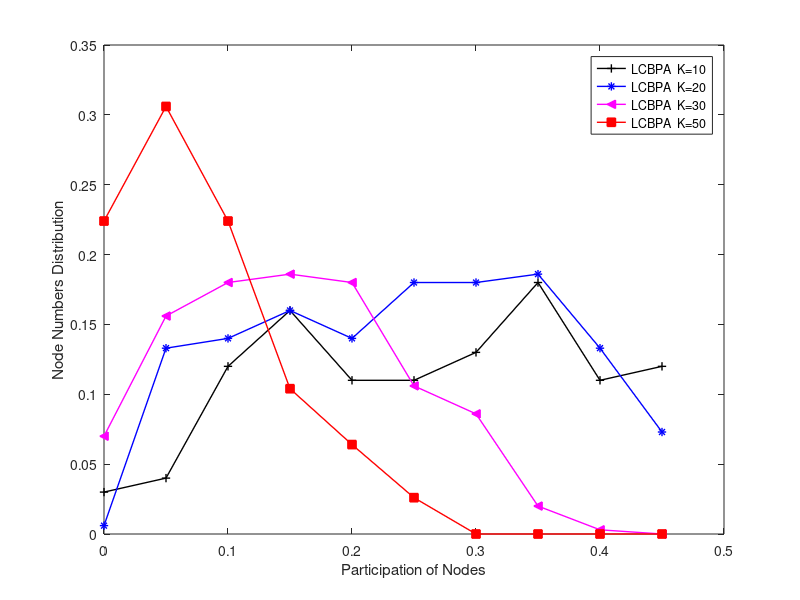

MATLAB code for this plot:
clc;
clear;

x = [0 0.05 0.1 0.15 0.20 0.25 0.30 0.35 0.40 0.45];
y11 = [ 0.03 0.04 0.12 0.16 0.11 0.11 0.13 0.18 0.11 0.12];
y12 = [ 0.03 0.04 0.06 0.11 0.09 0.07 0.05 0.08 0.22 0.23];
y21 = [ 0.006 0.133 0.14 0.16 0.14	0.18 0.18 0.186	0.133 0.073];
y22 = [ 0.033 0.06 0.053 0.08 0.093 0.086 0.146 0.186 0.20	0.140];
y31 = [ 0.07 0.156 0.18 0.186 0.18 0.106 0.086 0.02 0.003 0];
y32 = [ 0.016 0.076 0.073 0.1 0.113 0.133 0.183 0.076 0.036 0.003];
y41 = [ 0.224 0.306 0.224 0.104 0.064 0.026 0 0 0 0];
y42 = [ 0.09 0.065 0.09 0.112 0.088 0.068 0.024 0.014 0.01 0.008];

figure
fi = plot(x,y11,'-+black','LineWidth',1.0);hold on
     %plot(x,y12,'-ored','LineWidth',1.0,'MarkerFaceColor','red'); hold on
     plot(x,y21,'-*blue','LineWidth',1.0); hold on
     %plot(x,y22,'-scyan','LineWidth',1.0,'MarkerFaceColor','cyan'); hold on
     plot(x,y31,'-<magenta','LineWidth',1.0,'MarkerFaceColor','magenta');hold on
     %plot(x,y32,':red','LineWidth',1.0,'MarkerFaceColor','red');hold on
     plot(x,y41,'-sred','LineWidth',1.0,'MarkerFaceColor','red');hold on
     %plot(x,y42,'-.red','LineWidth',1.0,'MarkerFaceColor','red');
%set(gca,'YTickLabel',{'0','','0.10','','0.20','','0.30','','0.40'},'LineWidth',0.5)
%set(gca,'XTickLabel',{'0','0.03','0.07','0.10','0.13','0.17','0.2','0.24','0.27','0.30','0.33'},'LineWidth',0.5)
%axis([0 10.5 0 160]);
legend('LCBPA  K=10','LCBPA  K=20','LCBPA  K=30','LCBPA  K=50');
xlabel('Participation of Nodes')
ylabel('Node Numbers Distribution')
